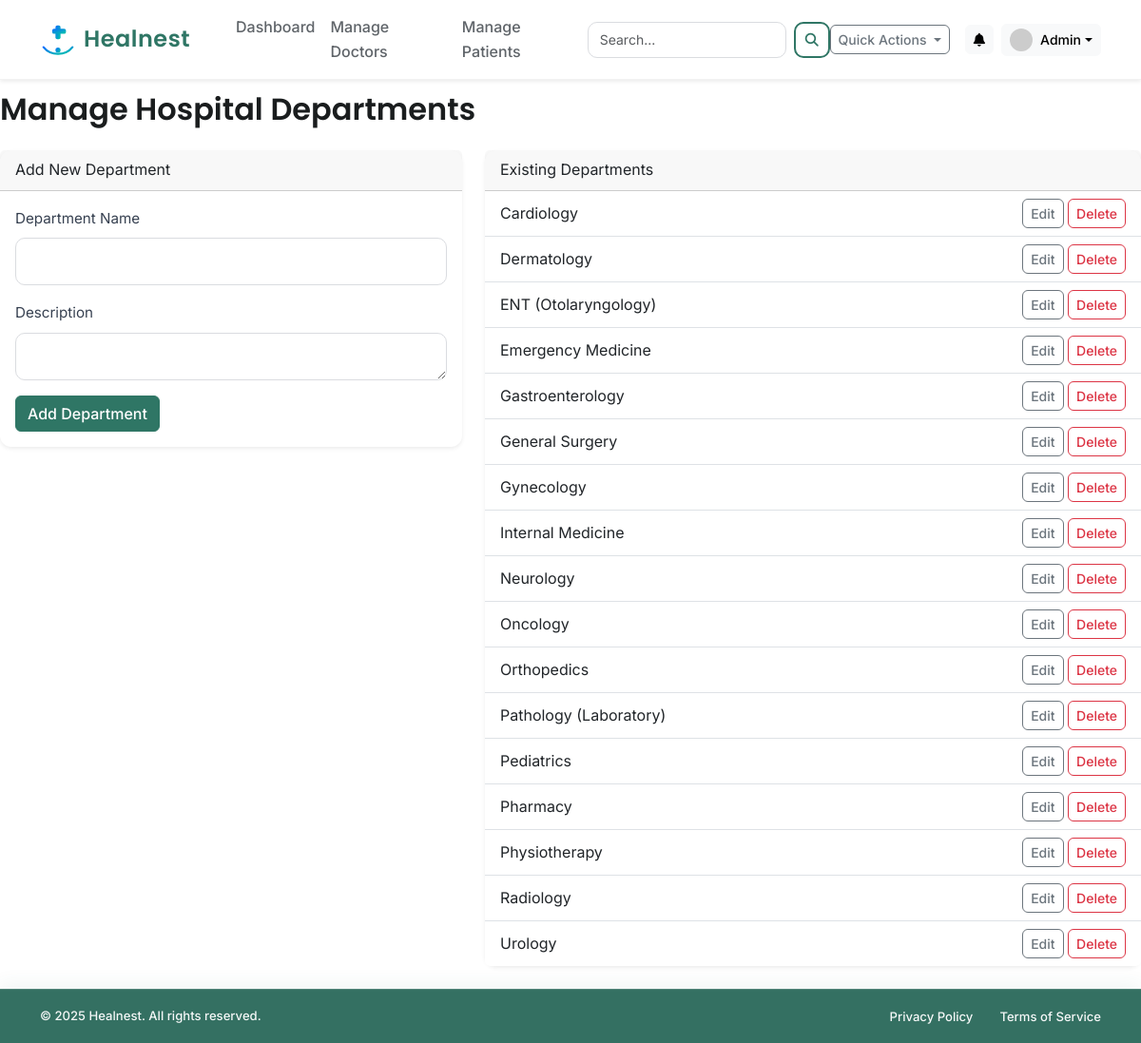
The page /admin/departments (signed in) on the database its author committed.
### app/models.py (models this page shows, shortened)
class Department(db.Model):
    __tablename__ = 'department'
    id = db.Column(db.Integer, primary_key=True)
    name = db.Column(db.String(100), unique=True, nullable=False)
    description = db.Column(db.Text)
    doctors = db.relationship('DoctorProfile', backref='department', lazy=True)

### app/routes/admin_routes.py (the view)
@admin_bp.route('/departments', methods=['GET', 'POST'])
@login_required
def manage_departments():
    if current_user.role != 'admin':
        flash('You are not authorized to access this page.', 'danger')
        return redirect(url_for('main.home'))
    form = DepartmentForm()
    if form.validate_on_submit():
        new_dept = Department(name=form.name.data, description=form.description.data)
        db.session.add(new_dept)
        db.session.commit()
        flash(f"Department '{form.name.data}' has been created successfully.", 'success')
        return redirect(url_for('admin.manage_departments'))
    all_departments = Department.query.order_by('name').all()
    return render_template('admin/manage_departments.html', title='Manage Departments', form=form, departments=all_departments)

### app/forms.py (shortened to what this page needs)
class DepartmentForm(FlaskForm):
    name = StringField('Department Name', validators=[DataRequired()])
    description = TextAreaField('Description', render_kw={"rows": 3})
    submit = SubmitField('Add Department')

### app/__init__.py (called while the page is built)
@app.context_processor
def inject_notifications():
    if current_user.is_authenticated:
        unread_notifications = Notification.query.filter_by(user_id=current_user.id, is_read=False).order_by(Notification.created_at.desc()).limit(5).all()
        notification_count = Notification.query.filter_by(user_id=current_user.id, is_read=False).count()
        return dict(unread_notifications=unread_notifications, notification_count=notification_count)
    return dict(unread_notifications=[], notification_count=0)

@app.context_processor
def inject_notifications():
    if current_user.is_authenticated:
        unread_notifications = Notification.query.filter_by(user_id=current_user.id, is_read=False).order_by(Notification.created_at.desc()).limit(5).all()
        notification_count = Notification.query.filter_by(user_id=current_user.id, is_read=False).count()
        return dict(unread_notifications=unread_notifications, notification_count=notification_count)
    return dict(unread_notifications=[], notification_count=0)

### app/models.py (called while the page is built)
@login_manager.user_loader
def load_user(user_id):
    return User.query.get(int(user_id))

### app/templates/admin/manage_departments.html (shortened to what this page needs)
{% extends "layout.html" %}
{% block content %}
<h2 class="mb-4">Manage Hospital Departments</h2>
<div class="row">
    <div class="col-md-5">
        <div class="card shadow-sm">
            <div class="card-header">
                Add New Department
            </div>
            <div class="card-body">
                <form method="POST" action="">
                    <div class="mb-3">
                        {{ form.name.label(class="form-label") }}
                        {% if form.name.errors %}
                        {{ form.name(class="form-control is-invalid" , required=True) }}
                        <div class="invalid-feedback">
                            {% for error in form.name.errors %}<span>{{ error }}</span>{% endfor %}
                        </div>
                        {% else %}
                        {{ form.name(class="form-control") }}
                        {% endif %}
                    </div>
                    <div class="mb-3">
                        {{ form.description.label(class="form-label") }}
                        {{ form.description(class="form-control") }}
                    </div>
                    {{ form.submit(class="btn btn-primary") }}
                </form>
            </div>
        </div>
    </div>
    <div class="col-md-7">
        <div class="card shadow-sm">
            <div class="card-header">
                Existing Departments
            </div>
            <ul class="list-group list-group-flush">
                {% for dept in departments %}
                <li class="list-group-item d-flex justify-content-between align-items-center">
                    {{ dept.name }}
                    <div>
                        <button class="btn btn-sm btn-outline-secondary">Edit</button>
                        <form action="{{ url_for('admin.delete_department', dept_id=dept.id) }}" method="POST"
                            class="d-inline"
                            onsubmit="return confirm('Are you sure you want to delete the {{ dept.name }} department?');">
                            <button type="submit" class="btn btn-sm btn-outline-danger">Delete</button>
                        </form>
                    </div>
                </li>
                {% else %}
                <li class="list-group-item text-muted">No departments have been added yet.</li>
                {% endfor %}
            </ul>
        </div>
    </div>
</div>
{% endblock content %}

### app/static/css/style.css (style rules this page uses)
:root { --brand-primary: #00796B; --brand-primary-dark: #004D40; --brand-accent: #1BAFA0; --brand-danger: #D9534F; --brand-warning: #F4B400; --brand-success: #28A745; --brand-info: #0091EA; --radius-sm: 6px; --radius-md: 10px; --radius-lg: 18px; --shadow-soft: 0 4px 12px rgba(0, 0, 0, 0.05); --shadow-hover: 0 6px 18px rgba(0, 0, 0, 0.10); }
:root { --brand-primary: #00897B; --brand-primary-dark: #00695C; --brand-primary-light: #E0F2F1; --success: #2E7D32; --warning: #ED6C02; --danger: #C62828; --info: #0288D1; --text-dark: #1A1D1E; --text-medium: #5F6469; --text-light: #AEB4BA; --bg-light: #F9FAFB; --bg-white: #FFFFFF; --bg-glass: rgba(255, 255, 255, 0.65); --shadow-soft: 0 4px 12px rgba(0, 0, 0, 0.06); --shadow-medium: 0 6px 20px rgba(0, 0, 0, 0.08); --shadow-hover: 0 8px 30px rgba(0, 0, 0, 0.12); --radius-sm: 6px; --radius-md: 12px; --radius-lg: 22px; --radius-full: 50px; --transition-fast: .15s ease-in-out; --transition-medium: .25s ease; }
body { font-family: "Inter", system-ui, sans-serif; background-color: var(--bg-light); color: var(--text-dark); line-height: 1.6; -webkit-font-smoothing: antialiased; }
h1, h2, h3, h4, h5 { font-family: "Poppins", sans-serif; font-weight: 600; color: var(--text-dark); }
.btn { border-radius: var(--radius-sm); font-weight: 500; transition: var(--transition-medium); }
.btn-primary { background-color: var(--brand-primary); border-color: var(--brand-primary); }
.card { border: none; border-radius: var(--radius-md); background: var(--bg-white); box-shadow: var(--shadow-soft); transition: var(--transition-medium); }
.form-control { border-radius: var(--radius-sm); border: 1px solid #CCD3DB; transition: var(--transition-fast); }
.btn-primary { background: var(--brand-primary); border-color: var(--brand-primary); }
:root { --brand-primary: #2F7665; }
:root { --brand-primary: #2F7665; --brand-primary-hover: #276255; --brand-primary-light: #E7F3F1; --brand-text-light: #ffffff; --brand-shadow: rgba(47, 118, 101, 0.28); }
button, .btn { transition: transform .2s ease, opacity .25s ease, box-shadow .25s ease; }
.form-label { font-size: 0.95rem; color: #374151; }
.form-control, .form-select { border-radius: 10px; height: 50px; border: 1px solid #dadce0; transition: all 0.25s ease; }

### app/static/css/layout.css (style rules this page uses)
html { scroll-behavior: smooth; }
body { display: flex; flex-direction: column; min-height: 100vh; padding-top: var(--navbar-height, 72px); }
.bg-dashboard { background-color: var(--brand-bg-soft); }

### rows shown on the page
Department: name "Cardiology"
Department: name "Dermatology"
Department: name "ENT (Otolaryngology)"
Department: name "Emergency Medicine"
Department: name "Gastroenterology"
Department: name "General Surgery"
Department: name "Gynecology"
Department: name "Internal Medicine"
Department: name "Neurology"
Department: name "Oncology"
Department: name "Orthopedics"
Department: name "Pathology (Laboratory)"
Department: name "Pediatrics"
Department: name "Pharmacy"
Department: name "Physiotherapy"
Department: name "Radiology"
Department: name "Urology"
